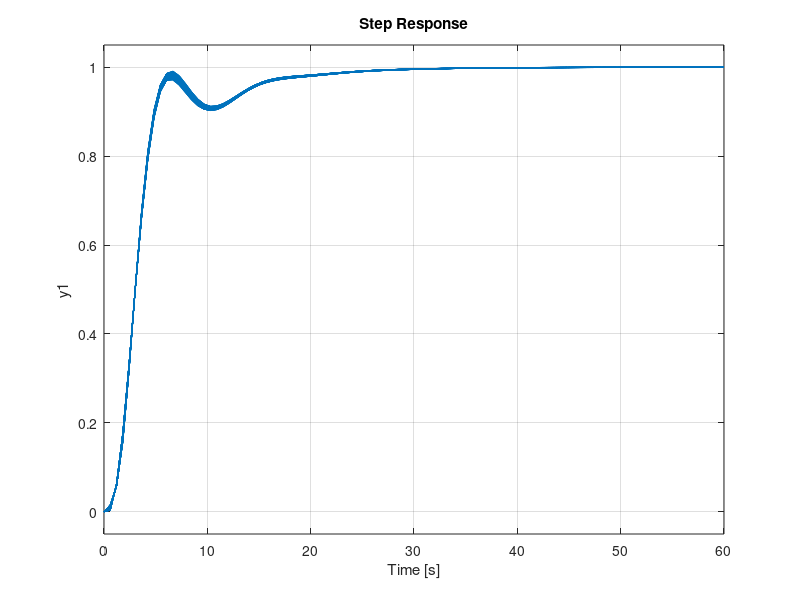

Write MATLAB code to recreate this figure.
w=logspace(-2,2);
t=linspace(0,60);

% first form the plant as a sum of G1 and G2
G1=tf(1,[1 -0.1 0.05]);
G2=tf([0 0.1],[1 3 25]);
G=G1+G2;
%nyquist(G)
%figure(1),rlocus(G)
%figure(1),bode(G,w);
a=1.7;
K1=tf(a*[1 1/a],[1 a]);
Kb=K1*K1;
Kc=tf([1 0.2],[1 .002]);
L=G*Kb*Kc; % this is the return ratio
%figure(3),margin(L,w)
%figure(2),bode(Kb*G,w)
CL=feedback(G*Kc,Kb);% CLTF from output of Ka to y
Ka=tf([1 0.4 31],[0.25 1 1]);
CLref=CL*Ka; % this is CLTF from r to y
dcgain=bode(CLref,0);
Ka=Ka/dcgain;
CLref=CLref/dcgain;

%rlocus(CLref)
%figure(1); nyquist(CLref)
%figure(2);margin(CLref,w); % gain and phase margins
%figure(3);step(CLref); % step response
%figure(1);step(CLref,t);

% Check for objectives 1 
beta=linspace(-1,1);
G1=tf(1,[1 -0.1 0.05]);
maxValues_T=[];
maxValues_di=[];
maxValues_r=[];
for b = beta
    G2=tf([b 0.1],[1 3 25]);
    G=G1+G2;
    L=G*Kb*Kc;
    T=feedback(L,1);
    S=1-T;
    
    tf_di=G/(1+L);
    tf_di=minreal(tf_di,1e-3);
    
    tf_r=G*Kc*Ka/(1+L);
    tf_r=minreal(tf_r,1e-3);

    Pole_T=pole(T);
    Pole_di=pole(tf_di);
    Pole_r=pole(tf_r);
    real_parts_T = real(Pole_T);
    currentMax_T=max(real_parts_T);
    maxValues_T = [maxValues_T, currentMax_T];
    real_parts_di = real(Pole_di);
    currentMax_di=max(real_parts_di);
    maxValues_di = [maxValues_di, currentMax_di];
    real_parts_r = real(Pole_r);
    currentMax_r=max(real_parts_r);
    maxValues_r= [maxValues_r, currentMax_r];
end
%figure(2);plot(beta,maxValues_T)
%figure(3);plot(beta,maxValues_di)
%figure(4);plot(beta,maxValues_r)

% Check for objectives 3
final_value=[];
alpha=linspace(0.045,0.055,3);
G2=tf([0 0.1],[1 3 25]);
count=1;
for a = alpha
    G1=tf(1,[1 -0.1 a]);
    G=G1+G2;
    CL_3=feedback(G*Kc,Kb)*Ka;
    [response, time] = step(CL_3,t);
    final_value=[final_value, response(end)];
end
%figure(5);plot(alpha,final_value)

alpha=linspace(0.045,0.055,10);
beta=linspace(-1,1,10);
CL_add_arr=[];
for i = 1:length(alpha)
    for j = 1:length(beta)
        G1=tf(1,[1 -0.1 alpha(i)]);
        G2=tf([beta(j) 0.1],[1 3 25]);
        G=G1+G2;
        CL_add=feedback(G*Kc,Kb)*Ka;
        figure(5);step(CL_add, t);
        hold on;
    end
end